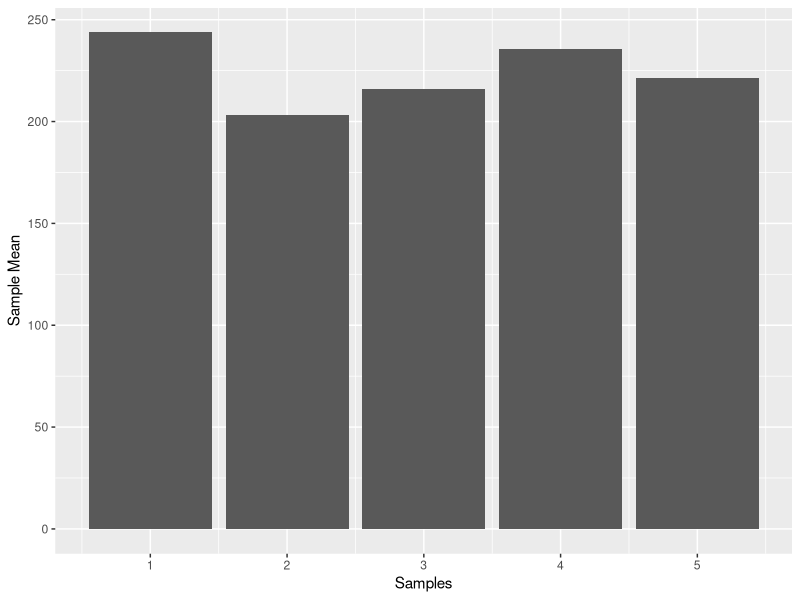

The R source for this figure: (Note: this script raises an error after producing the figure.)
## ---- chunk 1
##confidence: 20

#sampling process
observations<-rnorm(5*25,mean=200,sd=100)
samples<-rep(1:5,each=25)
my_data<-data.frame(samples,observations)

library(dplyr)

#get means
means<-my_data%>%
  group_by(samples)%>%
  summarize(sample_mean=mean(observations))

library(ggplot2)

#plot means
ggplot(means,aes(x=samples,y=sample_mean))+
  geom_bar(stat="identity")+
  xlab("Samples")+
  ylab("Sample Mean")
  
## ---- chunk 2
##confidence: 80

#sampling
observations<-rnorm(5*25,mean=200,sd=100)
samples<-rep(1:5,each=25)
my_data<-data.frame(samples,observations)

#get sample mean and sample sd
means_sd<-my_data%>%
  group_by(samples)%>%
  summarize(sample_mean=mean(observations),
            sample_sd=sd(observations))

#plot with an error bar
ggplot(sd,aes(x=samples,y=sample_mean))+
  geom_bar(stat="identity")+
  geom_errorbar(aes(ymin=sample_mean-sample_sd,
                   ymax=sample_mean+sample_sd),
               width=.25)
## ---- chunk 3
##confidence: 90

#initialize variables
n<-c(2,5,10,50,100)
mean_sample_mean<-c()

#run simulation
for(i in 1:length(n)){
  sim_sample<-rnorm(n[i]*10000,mean=10,sd=5)
  mean_sample_mean[i]<-mean(sim_sample)
}

#organize results in data frame
sim_data<-data.frame(n,
                     mean_sample_mean)
#print table
knitr::kable(sim_data)
